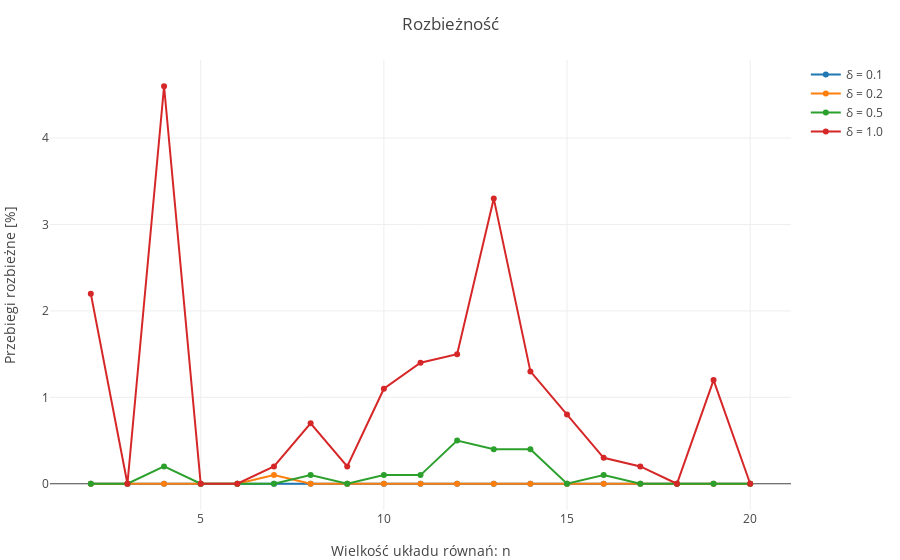

The notebook cell saved with this chart:
### Code cell
plot(dtraceG, dlayout)

### Figure 1 — Plotly figure (JSON) as saved in the notebook; plotly's stock layout.template omitted (floating-point values rounded to 4 significant figures)
{"data": [{"y": [0.0, 0.0, 0.0, 0.0, 0.0, 0.0, 0.0, 0.0, 0.0, 0.0, 0.0, 0.0, 0.0, 0.0, 0.0, 0.0, 0.0, 0.0, 0.0], "name": "δ = 0.1", "type": "scatter", "x": [2, 3, 4, 5, 6, 7, 8, 9, 10, 11, 12, 13, 14, 15, 16, 17, 18, 19, 20], "mode": "lines+markers"}, {"y": [0.0, 0.0, 0.0, 0.0, 0.0, 0.1, 0.0, 0.0, 0.0, 0.0, 0.0, 0.0, 0.0, 0.0, 0.0, 0.0, 0.0, 0.0, 0.0], "name": "δ = 0.2", "type": "scatter", "x": [2, 3, 4, 5, 6, 7, 8, 9, 10, 11, 12, 13, 14, 15, 16, 17, 18, 19, 20], "mode": "lines+markers"}, {"y": [0.0, 0.0, 0.2, 0.0, 0.0, 0.0, 0.1, 0.0, 0.1, 0.1, 0.5, 0.4, 0.4, 0.0, 0.1, 0.0, 0.0, 0.0, 0.0], "name": "δ = 0.5", "type": "scatter", "x": [2, 3, 4, 5, 6, 7, 8, 9, 10, 11, 12, 13, 14, 15, 16, 17, 18, 19, 20], "mode": "lines+markers"}, {"y": [2.2, 0.0, 4.6, 0.0, 0.0, 0.2, 0.7, 0.2, 1.1, 1.4, 1.5, 3.3, 1.3, 0.8, 0.3, 0.2, 0.0, 1.2, 0.0], "name": "δ = 1.0", "type": "scatter", "x": [2, 3, 4, 5, 6, 7, 8, 9, 10, 11, 12, 13, 14, 15, 16, 17, 18, 19, 20], "mode": "lines+markers"}], "layout": {"yaxis": {"title": "Przebiegi rozbieżne [%]"}, "xaxis": {"title": "Wielkość układu równań: n"}, "title": "Rozbieżność", "margin": {"r": 50, "l": 50, "b": 50, "t": 60}}}
